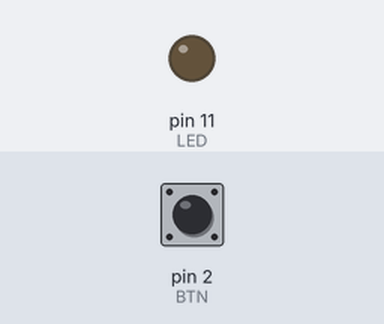
Bench run of a sketch on a simulated Arduino Uno, built with avr-gcc and run on an emulated ATmega328P. On the bench: output pins drawn as LEDs (lit = HIGH). The test bench sets the inputs (shaded band); at power-on: pin 2 (BTN) HIGH.

Above: at 1.2 s.
1.3 s: pin 2 (BTN) pulled LOW for 0.15 s
At 1.37 s:
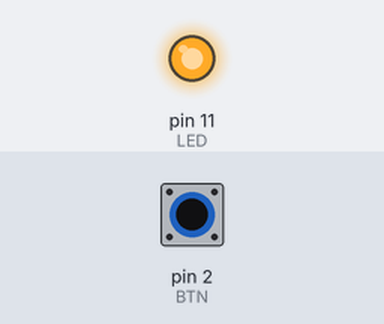
2.9 s: pin 2 (BTN) pulled LOW for 3.2 s
At 7.0 s:
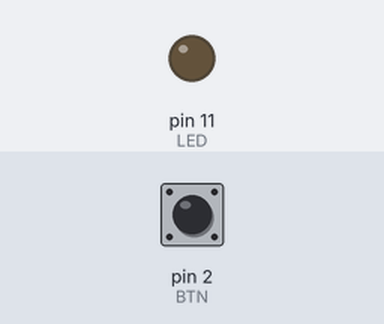
Timing chart, 0 to 8.5 s (numbered marks = the images above; inputs shaded):
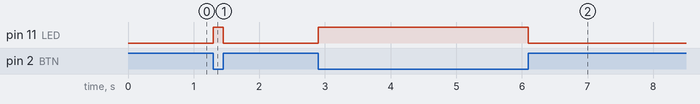

The sketch:

blink_button.ino
```cpp
const uint8_t LED = 11;
const uint8_t BTN = 2;

void setup() {
  pinMode(LED, OUTPUT);
  pinMode(BTN, INPUT_PULLUP);
}

void loop() {

  digitalWrite(LED, !digitalRead(BTN));
  // delay(200);

}
```

Measured:
- after the input at 1.3 s, pin 11 (LED): LOW → HIGH at once, → LOW 0.15 s later
- after the input at 2.9 s, pin 11 (LED): LOW → HIGH at once, → LOW 3.2 s later
